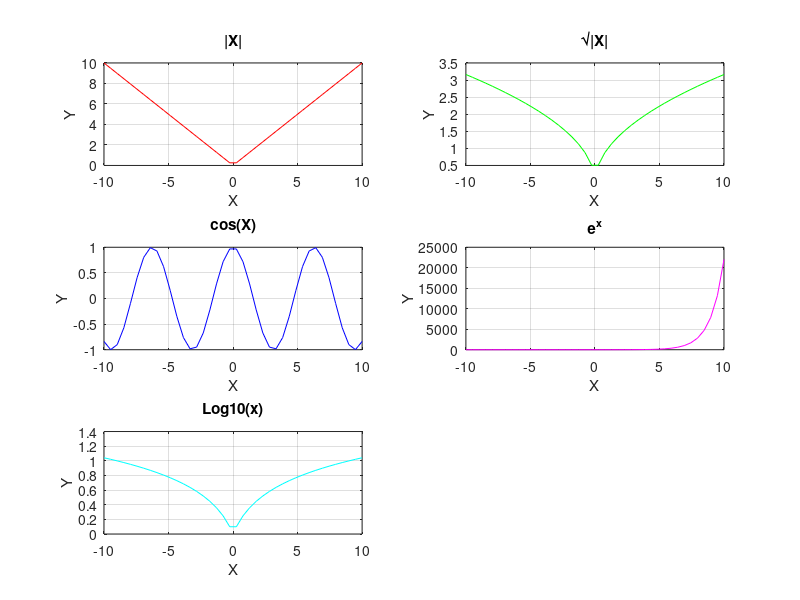

MATLAB code to generate this figure:

x = linspace(-10, 10, 40);

y1 = abs(x); 
y2 = sqrt(abs(x)); 
y3 = cos(x); 
y4 = exp(x);
y5 = log10(abs(x)+1); 

figure;
subplot(3, 2, 1); plot(x, y1, 'r'); title('|X|'); grid on;
xlabel('X'); ylabel('Y');
subplot(3, 2, 2); plot(x, y2, 'g'); title('√|X|'); grid on;
xlabel('X'); ylabel('Y');
subplot(3, 2, 3); plot(x, y3, 'b'); title('cos(X)'); grid on;
xlabel('X'); ylabel('Y');
subplot(3, 2, 4); plot(x, real(y4), 'm'); title('e^x'); grid on; 
xlabel('X'); ylabel('Y');
subplot(3, 2, 5); plot(x, y5, 'c'); title('Log10(x)'); grid on;
xlabel('X'); ylabel('Y');
